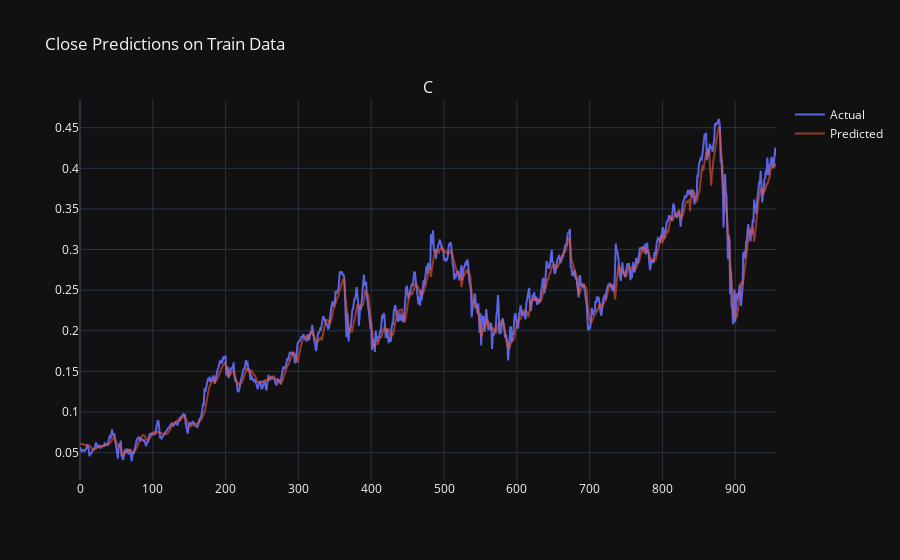

Here is the notebook cell this chart was saved with:
### Markdown cell above
## <span style="color: #d62d20">Training Data Predictions</span>

### Code cell
fig = make_subplots(rows=1, cols=1, subplot_titles=('Close Predictions'))

train_close_pred = train_predictions[:, 0]
train_close_actual = train_labels[:, 0]

fig.add_trace(go.Scatter(x=np.arange(len(train_close_actual)), y=train_close_actual, mode='lines', name='Actual', opacity=0.9))
fig.add_trace(go.Scatter(x=np.arange(len(train_close_pred)), y=train_close_pred, mode='lines', name='Predicted', opacity=0.6))

fig.update_layout(title='Close Predictions on Train Data', template='plotly_dark')
fig.show()

### Figure 1 — Plotly figure (JSON) as saved in the notebook; plotly's stock layout.template omitted (floating-point values rounded to 4 significant figures; data arrays with more than 128 entries replaced by an {"elided": "..."} marker saying what was removed)
{"data": [{"mode": "lines", "name": "Actual", "opacity": 0.9, "type": "scatter", "x": {"elided": "957 int values"}, "y": {"elided": "957 float values"}}, {"mode": "lines", "name": "Predicted", "opacity": 0.6, "type": "scatter", "x": {"elided": "957 int values"}, "y": {"elided": "957 float values"}}], "layout": {"annotations": [{"font": {"size": 16}, "showarrow": false, "text": "C", "x": 0.5, "xanchor": "center", "xref": "paper", "y": 1, "yanchor": "bottom", "yref": "paper"}], "title": {"text": "Close Predictions on Train Data"}, "xaxis": {"anchor": "y", "domain": [0, 1]}, "yaxis": {"anchor": "x", "domain": [0, 1]}}}
